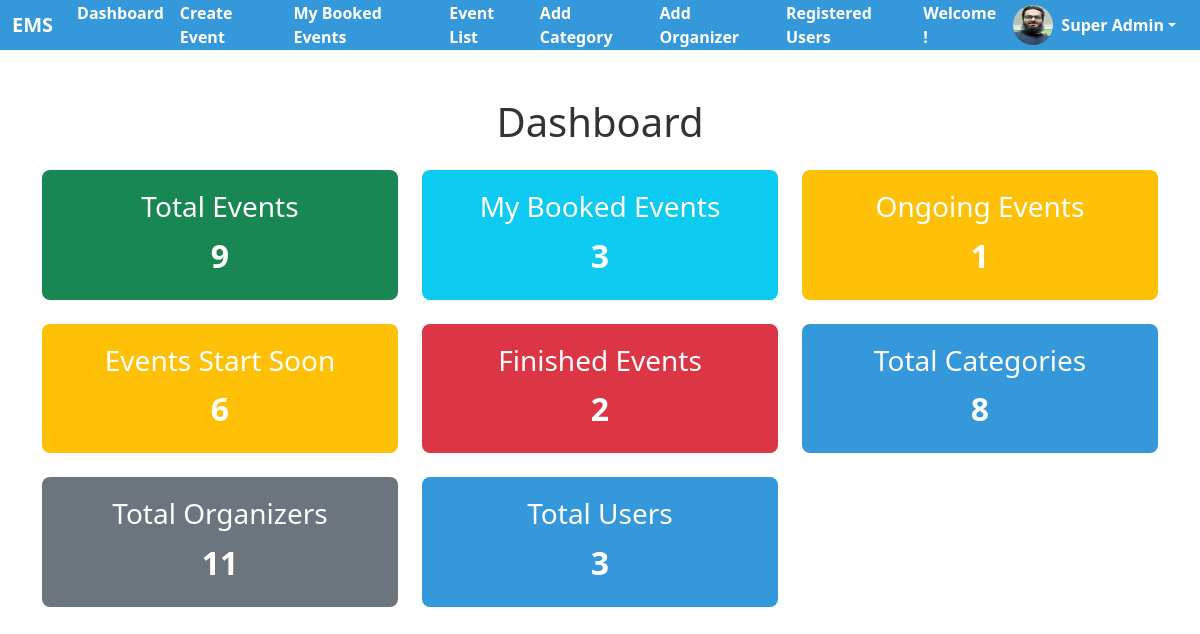
Screenshot of /event/dashboard/ (signed in) with the database file from the repository.
### registration/models.py (models this page shows, shortened)
class CustomUser(AbstractUser):
    phone = models.CharField(max_length=15, blank=True, null=True)
    address = models.CharField(max_length=100, blank=True, null=True)
    photo = models.ImageField(upload_to='profile_photos/', blank=True, null=True)

### event_app/views.py (the view)
# urls.py: path('dashboard/', views.dashboard, name='dashboard'),
def dashboard(request):
    total_users = CustomUser.objects.count()
    total_events = EventApp.objects.count()
    total_categories = Category.objects.count()
    total_organizers = Organizer.objects.count()
    ongoing_events = EventApp.objects.filter(start_date_time__lte=timezone.now(), end_date_time__gte=timezone.now()).count()  # Ongoing events
    start_soon_events = EventApp.objects.filter(start_date_time__gte=timezone.now()).count()  # Start soon events
    finished_events = EventApp.objects.filter(end_date_time__lt=timezone.now()).count()  # Finished events
    if request.user.is_authenticated:
        my_booked_events = Booking.objects.filter(user=request.user).count()
    else:
        my_booked_events = 0
    context = {
        'total_users': total_users,
        'total_events': total_events,
        'my_booked_events': my_booked_events,
        'total_categories': total_categories,
        'total_organizers': total_organizers,
        'ongoing_events': ongoing_events,
        'start_soon_events': start_soon_events,
        'finished_events': finished_events,
    }
    return render(request, 'dashboard.html', context)

### templates/dashboard.html
{% extends 'base.html' %}
{% block content %}
<div class="container">
<h1 class="text-center my-4">Dashboard</h1>
<div class="row">
    <div class="col-md-4">
        <div class="stat bg-success">
            <h3>Total Events</h3>
            <a href="{% url 'event_list' %}">{{ total_events }}</a>
        </div>
    </div>
    <div class="col-md-4">
        <div class="stat bg-info">
            <h3>My Booked Events</h3>
            <a href="{% url 'booked_events' %}">{{ my_booked_events }}</a>
        </div>
    </div>
    <div class="col-md-4">
        <div class="stat bg-warning">
            <h3>Ongoing Events</h3>
            <a href="{% url 'event_list' %}#ActiveEventsTable">{{ ongoing_events }}</a>
        </div>
    </div>
    <div class="col-md-4 mt-4">
        <div class="stat bg-warning">
            <h3>Events Start Soon</h3>
            <a href="{% url 'event_list' %}#ActiveEventsTable">{{ start_soon_events }}</a>
        </div>
    </div>
    <div class="col-md-4 mt-4">
        <div class="stat bg-danger">
            <h3>Finished Events</h3>
            <a href="{% url 'event_list' %}#FinishedEventsTable">{{ finished_events }}</a>
        </div>
    </div>
    {% if user.is_superuser %}
    <div class="col-md-4 mt-4">
        <div class="stat bg-primary">
            <h3>Total Categories</h3>
            <a href="{% url 'category_list' %}">{{ total_categories }}</a>
        </div>
    </div>
    <div class="col-md-4 mt-4">
        <div class="stat bg-secondary">
            <h3>Total Organizers</h3>
            <a href="{% url 'organizer_list' %}">{{ total_organizers }}</a>
        </div>
    </div>
    <div class="col-md-4 mt-4">
        <div class="stat bg-primary">
            <h3>Total Users</h3>
            <a href="{% url 'register_user_list' %}">{{ total_users }}</a>
        </div>
    </div>
    {% endif %}
</div>
</div>
{% endblock %}

### templates/top_nav.html (shortened to what this page needs)
<nav class="navbar navbar-expand-lg navbar-light bg-primary">
    <div class="container-fluid">
        <a class="navbar-brand fw-bold text-white" href="#">EMS</a>
        <ul class="navbar-nav me-auto mb-2 mb-lg-0">
            {% if user.is_authenticated %}
            <li class="nav-item">
                <a class="nav-link" href="{% url 'dashboard' %}">Dashboard</a>
            </li>
            <li class="nav-item">
                <a class="nav-link" href="{% url 'create_event' %}">Create Event</a>
            </li>
            <li class="nav-item">
                <a class="nav-link" href="{% url 'booked_events' %}">My Booked Events</a>
            </li>
            {% endif %}
            <li class="nav-item">
                <a class="nav-link" href="{% url 'event_list' %}">Event List</a>
            </li>
            {% if user.is_superuser %}
            <li class="nav-item">
                <a class="nav-link" href="{% url 'add_category' %}">Add Category</a>
            </li>
            <li class="nav-item">
                <a class="nav-link" href="{% url 'add_organizer' %}">Add Organizer</a>
            </li>
            <li class="nav-item">
                <a class="nav-link" href="{% url 'register_user_list' %}">Registered Users</a>
            </li>
            {% endif %}
        </ul>
        <div class="d-flex align-items-center">
            {% if user.is_authenticated %}
            <strong class="text-white" style="margin-right: 5px;">Welcome !</strong>
                <div class="dropdown">
                    <a class="btn btn-outline-secondary dropdown-toggle d-flex align-items-center" href="#" role="button" id="dropdownUserMenu" data-bs-toggle="dropdown" aria-expanded="false">
                        {% if user.photo %}
                            <img src="{{ user.photo.url }}" alt="Profile Photo" class="rounded-circle me-2" style="width: 40px; height: 40px;">
                        {% else %}
                            <i class="bi bi-person-circle profile-icon me-2"></i>
                        {% endif %}
                        <strong>{{ user.first_name }}</strong>
                    </a>
                </div>
            {% endif %}
        </div>
    </div>
</nav>

### static/css/base.css (style rules this page uses)
.bg-primary { background-color: #3498db !important; }
.navbar { height: 50px; transition: all 0.3s; }
.nav-link { font-size: 1.0rem; font-weight: bold; color: #fff; transition: all 0.3s; }
.btn-outline-secondary { color: #ffffff; --bs-btn-border-color: none; --bs-btn-hover-color: #fff; --bs-btn-hover-bg: #16a586; --bs-btn-hover-border-color: primary; --bs-btn-active-color: #fff; --bs-btn-active-bg: #16a586;; --bs-btn-active-border-color: #fff; }

### static/css/form_style.css (style rules this page uses)
h1 { text-align: center; color: #333; margin-bottom: 10px; }

### static/css/dashboard.css (style rules this page uses)
.stat { border-radius: 8px; padding: 20px; text-align: center; transition: transform 0.2s; color: white; }
.stat h3 { color: white; }
.stat a { font-size: 2rem; font-weight: bold; text-decoration: none; color: white; transition: color 0.2s; }

### rows the page displays
CustomUser: photo (picture), first_name "Super Admin"

### other values shown
{{ total_events }} "9"
{{ my_booked_events }} "3"
{{ ongoing_events }} "1"
{{ start_soon_events }} "6"
{{ finished_events }} "2"
{{ total_categories }} "8"
{{ total_organizers }} "11"
{{ total_users }} "3"
